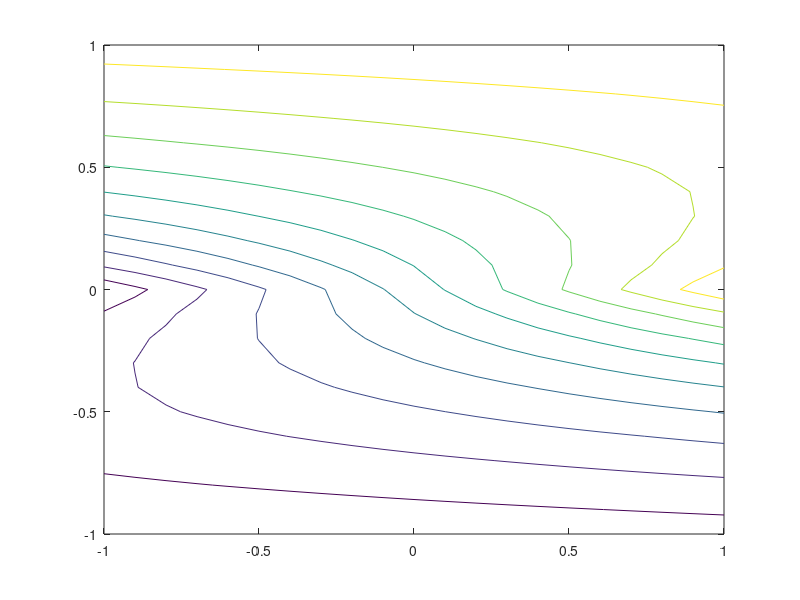

Reproduce this figure in MATLAB.
% Question 1:
a = 1;
b = 100;
x = ([a:b])';

a = 1;
i = -0.1;
b = 0;
y = [a:i:b]';


% Question 2:
n = 25; 
y2 = [x(1:n)];

a = 50;
b = 75;
z = [x(a:b)];

m = length(x) / 2;
w = [x(2*(1:m))];


% Question 3: 
result = ones(3);
result = zeros(8,1);
result = ones(5,2) * 0.37;


% Question 4: 
result = -0.5 * rand(1,25);


% Question 5: 
x = [3,1,2,5,4];
y = fliplr(x);
index = find(y > 2);
z = x(x<4);


% Question 6: 
x = [3,1,2,5,4];
[s, index] = sort(x);
clear x; 
x(index) = s;


% Question 7: 
m = [1,2,3;2,1,5;4,6,4;2,3,2];
n = m([1 2], [1 3]);


% Question 8: 
m = [1,2,3;2,1,5;4,6,4;2,3,2];
n = -1*sortrows(m*-1,2); % Sort with negative sign for descending order, then remove the negative sign


% Question 9: 
x = [1, 2, 3];
y = [0.1, 0.2, 0.3];
result = x * y';

result = x .* y;


% Question 10: 
a = [8,6,4];
n = 4; 
result = (ones(n,1) * a)';


% Question 11: 
a = [0, 2, 1; 3, 1, 0; 4, 6, 4; 2, 0, 2];
result = (a == 0);
b = (ones(size(a,2),1) * max(a'))';
result = a .* (a == b);


% Question 12: 
x = [3, 1, 4];
n = 5; 
y = reshape((ones(n,1) * x), 1, size(x,1)*size(x,2)*n);


% Question 13: 
x = -1:0.1:1;
y = -1:0.1:1;
z = y + x .* exp(-3*abs(y));

[X,Y] = meshgrid(x,y);
Z = Y + X .* exp(-3*abs(Y));
surf(X,Y,Z);
contour(X,Y,Z);


% Question 14:
Z = [1 10 25; 123 233 255; 172 201 54];
result = Z;
[x,i] = sort(Z(:));
[xx,ii] = sort(i);
y = cumsum(diff([0;x])>0);
result(:) = y(ii);









